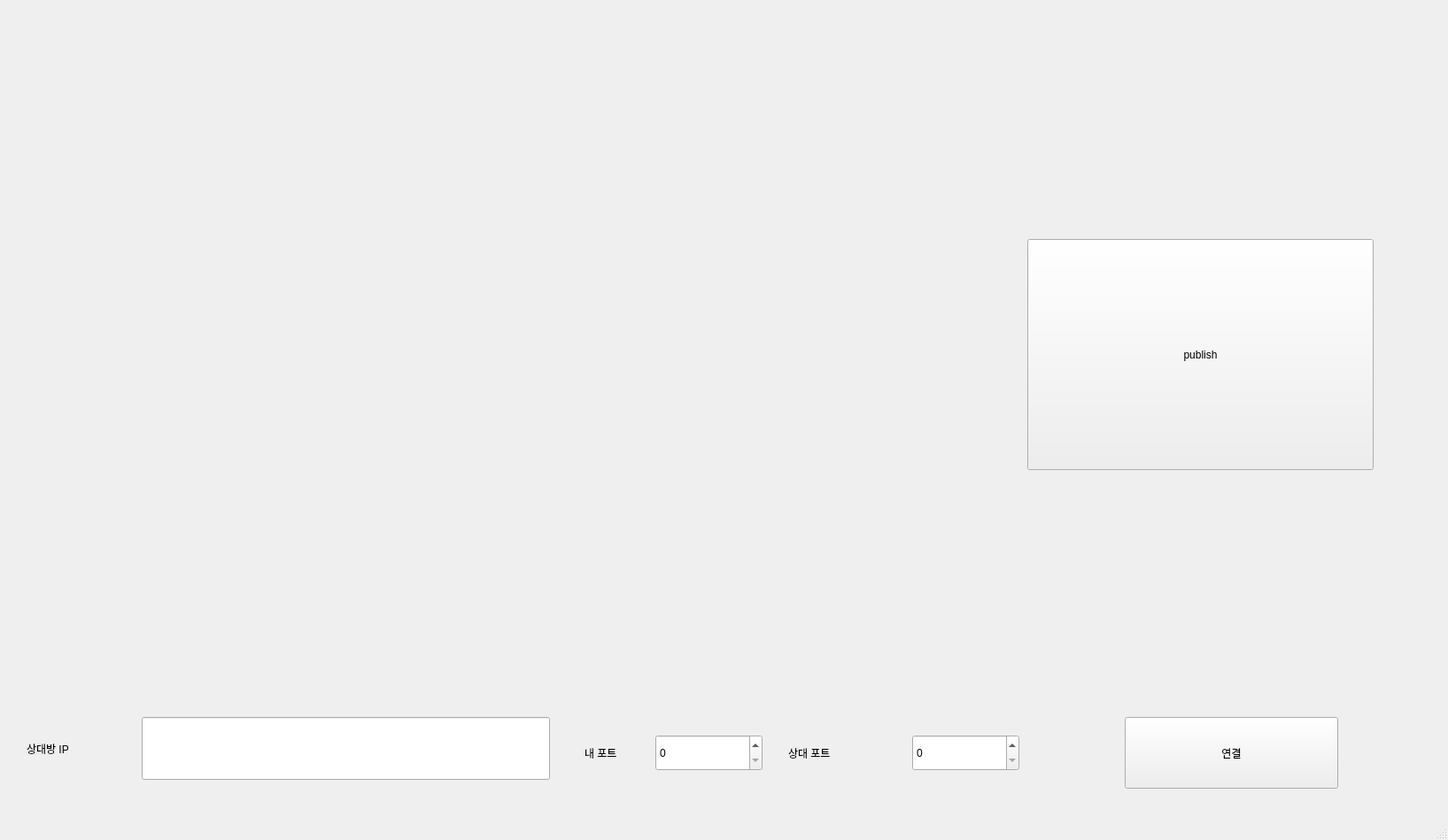
<?xml version="1.0" encoding="UTF-8"?>
<ui version="4.0">
 <class>MainWindow</class>
 <widget class="QMainWindow" name="MainWindow">
  <property name="geometry">
   <rect>
    <x>0</x>
    <y>0</y>
    <width>1635</width>
    <height>949</height>
   </rect>
  </property>
  <property name="windowTitle">
   <string>MainWindow</string>
  </property>
  <widget class="QWidget" name="centralwidget">
   <widget class="QPushButton" name="connection">
    <property name="geometry">
     <rect>
      <x>1270</x>
      <y>810</y>
      <width>241</width>
      <height>81</height>
     </rect>
    </property>
    <property name="text">
     <string>연결</string>
    </property>
   </widget>
   <widget class="QLineEdit" name="lineEdit">
    <property name="geometry">
     <rect>
      <x>160</x>
      <y>810</y>
      <width>461</width>
      <height>71</height>
     </rect>
    </property>
   </widget>
   <widget class="QLabel" name="label">
    <property name="geometry">
     <rect>
      <x>30</x>
      <y>820</y>
      <width>101</width>
      <height>51</height>
     </rect>
    </property>
    <property name="text">
     <string>상대방 IP</string>
    </property>
   </widget>
   <widget class="QLabel" name="label_2">
    <property name="geometry">
     <rect>
      <x>660</x>
      <y>830</y>
      <width>71</width>
      <height>41</height>
     </rect>
    </property>
    <property name="text">
     <string>내 포트</string>
    </property>
   </widget>
   <widget class="QLabel" name="label_3">
    <property name="geometry">
     <rect>
      <x>890</x>
      <y>830</y>
      <width>71</width>
      <height>41</height>
     </rect>
    </property>
    <property name="text">
     <string>상대 포트</string>
    </property>
   </widget>
   <widget class="QSpinBox" name="spinBox">
    <property name="geometry">
     <rect>
      <x>740</x>
      <y>830</y>
      <width>121</width>
      <height>41</height>
     </rect>
    </property>
   </widget>
   <widget class="QSpinBox" name="spinBox_2">
    <property name="geometry">
     <rect>
      <x>1030</x>
      <y>830</y>
      <width>121</width>
      <height>41</height>
     </rect>
    </property>
   </widget>
   <widget class="QPushButton" name="publish">
    <property name="geometry">
     <rect>
      <x>1160</x>
      <y>270</y>
      <width>391</width>
      <height>261</height>
     </rect>
    </property>
    <property name="styleSheet">
     <string notr="true">font: 43pt &quot;Ubuntu&quot;;</string>
    </property>
    <property name="text">
     <string>publish</string>
    </property>
   </widget>
   <widget class="QLabel" name="picture_screen">
    <property name="geometry">
     <rect>
      <x>100</x>
      <y>70</y>
      <width>1001</width>
      <height>641</height>
     </rect>
    </property>
    <property name="text">
     <string/>
    </property>
   </widget>
  </widget>
  <widget class="QMenuBar" name="menubar">
   <property name="geometry">
    <rect>
     <x>0</x>
     <y>0</y>
     <width>1635</width>
     <height>22</height>
    </rect>
   </property>
  </widget>
  <widget class="QStatusBar" name="statusbar"/>
 </widget>
 <resources/>
 <connections/>
</ui>
